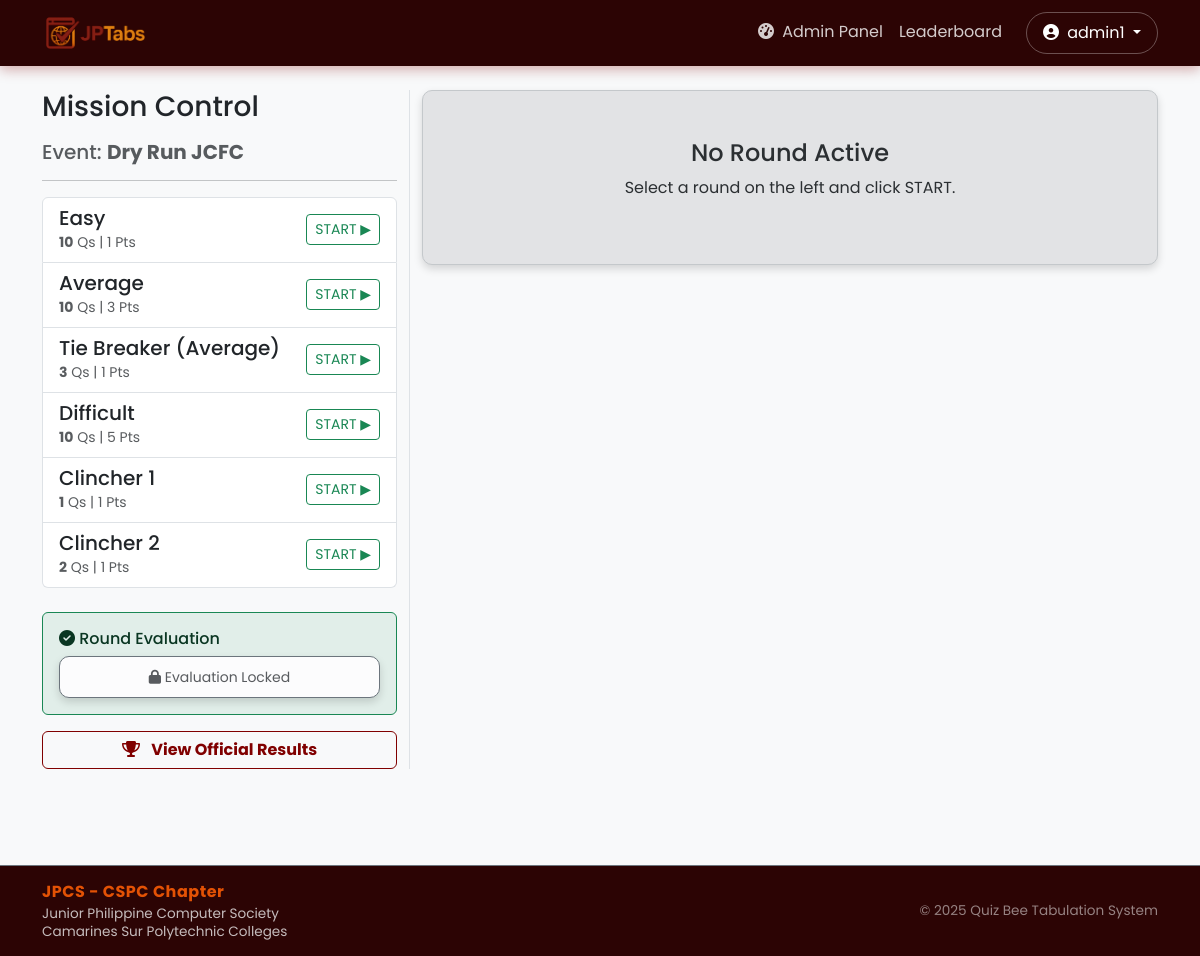
Screenshot of /admin/round-control (signed in) with the database file from the repository.
### website/models.py (models this page shows, shortened)
class User(db.Model, UserMixin):
    id = db.Column(db.Integer, primary_key=True)
    username = db.Column(db.String(150), unique=True, nullable=False)
    password = db.Column(db.String(150), nullable=False)
    first_name = db.Column(db.String(150))
    role = db.Column(db.String(50))  # 'admin' or 'tabulator'
    schools_assigned = db.relationship('School', backref='tabulator', lazy=True)

class Event(db.Model):
    id = db.Column(db.Integer, primary_key=True)
    name = db.Column(db.String(150), nullable=False)
    is_active = db.Column(db.Boolean, default=False, index=True)
    scoring_type = db.Column(db.String(50), default='per_round')
    schools = db.relationship('School', backref='event', cascade='all, delete-orphan')
    rounds = db.relationship('Round', backref='event', cascade='all, delete-orphan')

class Round(db.Model):
    id = db.Column(db.Integer, primary_key=True)
    event_id = db.Column(db.Integer, db.ForeignKey('event.id'), nullable=False)
    number = db.Column(db.Integer, nullable=False)
    difficulty = db.Column(db.String(50), nullable=False)
    points = db.Column(db.Integer, nullable=False)
    total_questions = db.Column(db.Integer, nullable=False)
    is_active = db.Column(db.Boolean, default=False)
    qualifying_count = db.Column(db.Integer, default=0)
    is_final = db.Column(db.Boolean, default=False)
    participating_school_ids = db.Column(db.String(200), nullable=True)
    scores = db.relationship('Score', backref='round', cascade='all, delete-orphan')

### website/views.py (the view, shortened to what this page needs)
@views.route('/admin/round-control')
@login_required
def round_control():
    if current_user.role != 'admin': return "Unauthorized", 403
    active_event = Event.query.filter_by(is_active=True).first()
    if not active_event: return redirect(url_for('views.event_registration'))
    rounds = Round.query.filter_by(event_id=active_event.id).order_by(Round.number.asc()).all()
    active_round = Round.query.filter_by(event_id=active_event.id, is_active=True).first()
    live_scores = []
    round_fully_completed = False
    previous_rounds = []
    show_cumulative = False
    return render_template('admin/round_control.html',
                           event=active_event,
                           rounds=rounds,
                           active_round=active_round,
                           live_scores=live_scores,
                           previous_rounds=previous_rounds,
                           show_cumulative=show_cumulative,
                           round_fully_completed=round_fully_completed)

### website/__init__.py (called while the page is built)
def create_app():
    app = Flask(__name__)
    app.config['SECRET_KEY'] = 'kyle heineken lee'
    app.config['SQLALCHEMY_DATABASE_URI'] = f'sqlite:///{DB_NAME}'
    db.init_app(app)
    from .models import User
    from .views import views
    from .auth import auth
    app.register_blueprint(views, url_prefix='/')
    app.register_blueprint(auth, url_prefix='/')
    login_manager.init_app(app)
    @login_manager.user_loader
    def load_user(id):
        return User.query.get(int(id))
    return app

### website/templates/admin/round_control.html (shortened to what this page needs)
{% extends "base.html" %}
{% block content %}
<div class="container mt-4 mb-5">
    <div class="row">
        <div class="col-md-4 border-end">
            <h3 class="mb-3">Mission Control</h3>
            <h5 class="text-muted">Event: <strong>{{ event.name }}</strong></h5>
            <hr>
            <div class="list-group mb-4">
                {% for round in rounds %}
                <div class="list-group-item d-flex justify-content-between align-items-center
                    {% if round.is_active %}bg-primary text-white{% endif %}">
                    <div>
                        <h5 class="mb-0">{{ round.difficulty }}</h5>
                        <small class="{% if round.is_active %}text-white-50{% else %}text-muted{% endif %}">
                            <strong>{{ round.total_questions }}</strong> Qs | {{ round.points }} Pts
                        </small>
                    </div>
                    <div>
                        {% if round.is_active %}
                            <form method="POST" action="{{ url_for('views.stop_round', round_id=round.id) }}">
                                <button type="submit" class="btn btn-light btn-sm fw-bold text-danger">STOP ⏹</button>
                            </form>
                        {% else %}
                            <form method="POST" action="{{ url_for('views.activate_round', round_id=round.id) }}">
                                <button type="submit" class="btn btn-outline-success btn-sm">START ▶</button>
                            </form>
                        {% endif %}
                    </div>
                </div>
                {% endfor %}
            </div>
            <div class="mt-3 p-3 bg-success bg-opacity-10 border border-success rounded">
                <h6 class="text-success-emphasis"><i class="fas fa-check-circle"></i> Round Evaluation</h6>
                {% if round_fully_completed %}
                    <p class="small text-muted mb-2">Round Complete. Evaluate to update rankings or create clinchers.</p>
                    <form method="POST" action="{{ url_for('views.evaluate_round', round_id=active_round.id) }}">
                        <button type="submit" class="btn btn-success w-100 fw-bold" onclick="return confirm('Proceed with evaluation?')">
                            Evaluate
                        </button>
                    </form>
                {% else %}
                    <div class="alert alert-light border-secondary p-2 mb-0 text-center">
                        <small class="text-muted"><i class="fas fa-lock"></i> Evaluation Locked</small>
                    </div>
                {% endif %}
            </div>
            <div class="mt-3">
                <a href="{{ url_for('views.final_results', event_id=event.id) }}" class="btn btn-outline-primary w-100 fw-bold">
                    <i class="fas fa-trophy me-2"></i> View Official Results
                </a>
            </div>
        </div>
        <div class="col-md-8">
            {% if active_round %}
                <div class="card border-primary shadow-sm mb-4">
                    <div class="card-header bg-primary text-white d-flex justify-content-between align-items-center">
                        <div class="d-flex align-items-center gap-2">
                            <h4 class="mb-0">🔴 LIVE: {{ active_round.difficulty }}</h4>
                            {% if active_round.qualifying_count > 0 and 'Clincher' not in active_round.difficulty %}
                                <span class="badge bg-light text-primary border rounded-pill">
                                    Top {{ active_round.qualifying_count }} Advance
                                </span>
                            {% endif %}
                            {% if show_cumulative %}
                                <span class="badge bg-warning text-dark border rounded-pill ms-1">
                                    Cumulative
                                </span>
                            {% endif %}
                        </div>
                        <button type="button" onclick="location.reload()" class="btn btn-sm btn-light">Refresh Stats ⟳</button>
                    </div>
                    <div class="card-body table-responsive">
                        <table class="table table-hover align-middle text-center">
                            <thead class="table-light">
                                <tr>
                                    <th>#</th>
                                    <th class="text-start">School</th>
                                    <th>Progress</th>
                                    <th>
                                        {% if show_cumulative %}
                                            Cumulative Score
                                        {% else %}
                                            Score (This Round)
                                        {% endif %}
                                    </th>
                                </tr>
                            </thead>
                            <tbody>
                                {% for stat in live_scores %}
                                    {% set row_class = "" %}
                                    {% set q_count = active_round.qualifying_count or 0 %}
                                    {% if 'Clincher' in active_round.difficulty %}
                                        {% if stat.current_score > 0 and stat.current_score == live_scores[0].current_score %}
                                            {% set row_class = "table-warning" %}
                                        {% elif stat.answered > 0 and stat.current_score < live_scores[0].current_score %}
                                            {% set row_class = "table-danger" %}
                                        {% endif %}
                                    {% else %}
                                        {% if q_count > 0 and loop.index <= q_count %}
                                            {% set row_class = "table-success" %}
                                        {% endif %}
                                    {% endif %}
                                <tr class="{{ row_class }}">
                                    <td class="fw-bold text-muted">{{ loop.index }}</td>
                                    <td class="text-start fw-bold">
                                        {{ stat.school }}
                                        {% if 'Clincher' not in active_round.difficulty and q_count > 0 and loop.index <= q_count %}
                                            <i class="fas fa-check-circle text-success small ms-1" title="Qualifying Spot"></i>
                                        {% endif %}
                                    </td>
                                    <td>
                                        <div class="progress" style="height: 15px;">
                                            {% set percent = (stat.answered / stat.total_q) * 100 %}
                                            <div class="progress-bar bg-success" style="width: {{ percent }}%;">
                                                <small>{{ stat.answered }}/{{ stat.total_q }}</small>
                                            </div>
                                        </div>
                                    </td>
                                    <td class="fw-bold fs-5">{{ stat.display_score }}</td>
                                </tr>
                                {% else %}
                                <tr><td colspan="4" class="text-muted py-4">No data yet.</td></tr>
                                {% endfor %}
                            </tbody>
                        </table>
                    </div>
                </div>
            {% else %}
                <div class="alert alert-secondary text-center mb-4 p-5">
                    <h4>No Round Active</h4>
                    <p>Select a round on the left and click START.</p>
                </div>
            {% endif %}
        </div>
    </div>
</div>
{% endblock %}

### website/templates/base.html (shortened to what this page needs)
<!DOCTYPE html>
<html lang="en">
<head>
    <link href="https://cdn.jsdelivr.net/npm/bootstrap@5.3.2/dist/css/bootstrap.min.css" rel="stylesheet">
    <link rel="stylesheet" href="https://cdnjs.cloudflare.com/ajax/libs/font-awesome/6.4.2/css/all.min.css">
</head>
<body>
    <nav class="navbar navbar-expand-lg navbar-dark sticky-top">
        <div class="container">
            <a class="navbar-brand" href="/">
                <img src="{{ url_for('static', filename='JPTABS.png') }}" alt="JPCS Logo" class="nav-logo p-1">
            </a>
            <div class="collapse navbar-collapse" id="navbarContent">
                <ul class="navbar-nav ms-auto mb-2 mb-lg-0">
                    {% if current_user.is_authenticated %}
                        <li class="nav-item">
                            {% if current_user.role == 'admin' %}
                                <a class="nav-link" href="{{ url_for('views.admin_dashboard') }}">
                                    <i class="fas fa-tachometer-alt me-1"></i> Admin Panel
                                </a>
                            {% else %}
                                <a class="nav-link" href="{{ url_for('views.tabulator_dashboard') }}">
                                    <i class="fas fa-edit me-1"></i> Tabulator Panel
                                </a>
                            {% endif %}
                        </li>
                    {% else %}
                        <li class="nav-item">
                            <a class="nav-link" href="{{ url_for('views.home') }}">Home</a>
                        </li>
                    {% endif %}
                    <li class="nav-item">
                        <a class="nav-link" href="{{ url_for('views.leaderboard') }}">Leaderboard</a>
                    </li>
                    {% if current_user.is_authenticated %}
                        <li class="nav-item dropdown ms-lg-3">
                            <a class="nav-link dropdown-toggle btn btn-outline-light rounded-pill px-3" href="#" role="button" data-bs-toggle="dropdown" style="color: white !important; border: 1px solid rgba(255,255,255,0.3);">
                                <i class="fas fa-user-circle me-1"></i> {{ current_user.username }}
                            </a>
                        </li>
                    {% else %}
                        <li class="nav-item ms-lg-3">
                            <a class="nav-link btn btn-warning text-dark px-3 rounded-pill fw-bold" href="{{ url_for('auth.login') }}" style="color: #2C0404 !important;">
                                Login
                            </a>
                        </li>
                    {% endif %}
                </ul>
            </div>
        </div>
    </nav>
    <div class="flex-grow-1 d-flex flex-column">
        {% block content %}{% endblock %}
    </div>
    <footer class="text-white py-3 mt-5 border-top border-secondary" style="background-color: var(--jpcs-dark) !important; font-size: 0.85rem;">
        <div class="container">
            <div class="row align-items-center">
                <div class="col-md-8 text-md-start text-center mb-2 mb-md-0">
                    <h6 class="fw-bold mb-1" style="color: var(--jpcs-orange); letter-spacing: 0.5px;">JPCS - CSPC Chapter</h6>
                    <div class="text-light opacity-75" style="line-height: 1.3;">
                        Junior Philippine Computer Society<br>
                        Camarines Sur Polytechnic Colleges
                    </div>
                </div>
                <div class="col-md-4 text-md-end text-center">
                    <a href="{{ url_for('views.about') }}" class="text-white-50 text-decoration-none footer-link">
                        &copy; 2025 Quiz Bee Tabulation System
                    </a>
                </div>
            </div>
        </div>
    </footer>
</body>
</html>

### website/templates/base.html (style rules this page uses)
:root { --jpcs-maroon: #800000; --jpcs-orange: #E35205; --jpcs-dark: #2C0404; --jpcs-light: #FFF5F0; }
body { font-family: 'Poppins', sans-serif; background-color: #f8f9fa; display: flex; flex-direction: column; min-height: 100vh; }
.navbar { background-color: var(--jpcs-dark) !important; box-shadow: 0 4px 12px rgba(128, 0, 0, 0.3); }
.navbar-brand { color: var(--jpcs-orange) !important; font-weight: 700; letter-spacing: 1px; }
.nav-link { color: rgba(255, 255, 255, 0.8) !important; }
.btn-outline-primary { color: var(--jpcs-maroon); border-color: var(--jpcs-maroon); }
.alert { box-shadow: 0 4px 8px rgba(0,0,0,0.15); border-radius: 10px; }
.nav-logo { height: 40px; vertical-align: middle; }

### rows the page displays
User: username "admin1"
Event: name "Dry Run JCFC"
Round: difficulty "Easy", total_questions "10", points "1"
Round: difficulty "Average", total_questions "10", points "3"
Round: difficulty "Tie Breaker (Average)", total_questions "3", points "1"
Round: difficulty "Difficult", total_questions "10", points "5"
Round: difficulty "Clincher 1", total_questions "1", points "1"
Round: difficulty "Clincher 2", total_questions "2", points "1"
